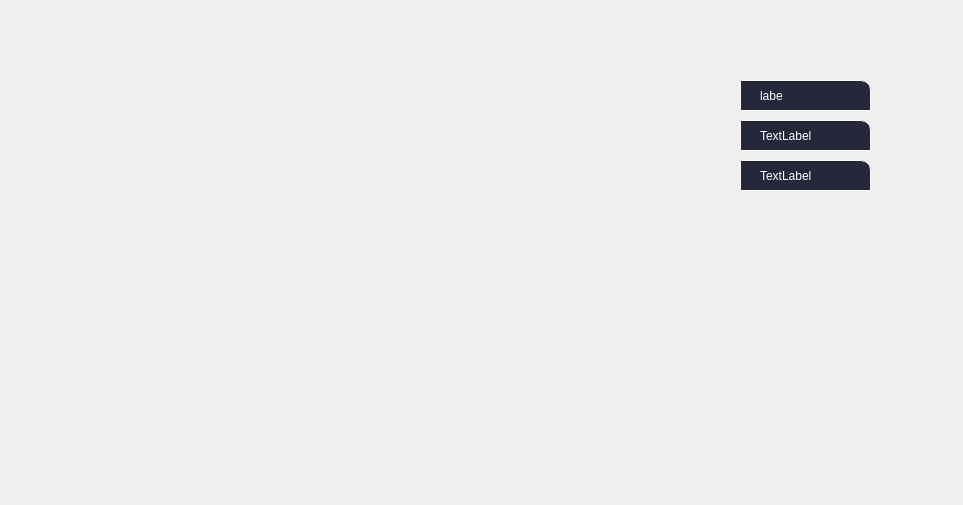
<?xml version="1.0" encoding="UTF-8"?>
<ui version="4.0">
 <class>statistique</class>
 <widget class="QDialog" name="statistique">
  <property name="geometry">
   <rect>
    <x>0</x>
    <y>0</y>
    <width>963</width>
    <height>505</height>
   </rect>
  </property>
  <property name="windowTitle">
   <string>Dialog</string>
  </property>
  <widget class="QLabel" name="label_2">
   <property name="geometry">
    <rect>
     <x>740</x>
     <y>80</y>
     <width>131</width>
     <height>31</height>
    </rect>
   </property>
   <property name="styleSheet">
    <string notr="true">QLabel{

background-color:#25283b;



border:1px solid rgb(255, 250, 250);

color:rgb(255, 255, 255);

padding-left:16px;

border:1px solid rgb(255, 250, 250);

border-top-right-radius:10px;

border-down-right-radius:10px;

}

QLabel:focus{

border: 1px solid rgb(180, 180, 180);

}</string>
   </property>
   <property name="text">
    <string>labe</string>
   </property>
  </widget>
  <widget class="QLabel" name="label_3">
   <property name="geometry">
    <rect>
     <x>740</x>
     <y>120</y>
     <width>131</width>
     <height>31</height>
    </rect>
   </property>
   <property name="styleSheet">
    <string notr="true">QLabel{

background-color:#25283b;



border:1px solid rgb(255, 250, 250);

color:rgb(255, 255, 255);

padding-left:16px;

border:1px solid rgb(255, 250, 250);

border-top-right-radius:10px;

border-down-right-radius:10px;

}

QLabel:focus{

border: 1px solid rgb(180, 180, 180);

}</string>
   </property>
   <property name="text">
    <string>TextLabel</string>
   </property>
  </widget>
  <widget class="QLabel" name="label_4">
   <property name="geometry">
    <rect>
     <x>740</x>
     <y>160</y>
     <width>131</width>
     <height>31</height>
    </rect>
   </property>
   <property name="styleSheet">
    <string notr="true">QLabel{

background-color:#25283b;



border:1px solid rgb(255, 250, 250);

color:rgb(255, 255, 255);

padding-left:16px;

border:1px solid rgb(255, 250, 250);

border-top-right-radius:10px;

border-down-right-radius:10px;

}

QLabel:focus{

border: 1px solid rgb(180, 180, 180);

}</string>
   </property>
   <property name="text">
    <string>TextLabel</string>
   </property>
  </widget>
 </widget>
 <resources/>
 <connections/>
</ui>
